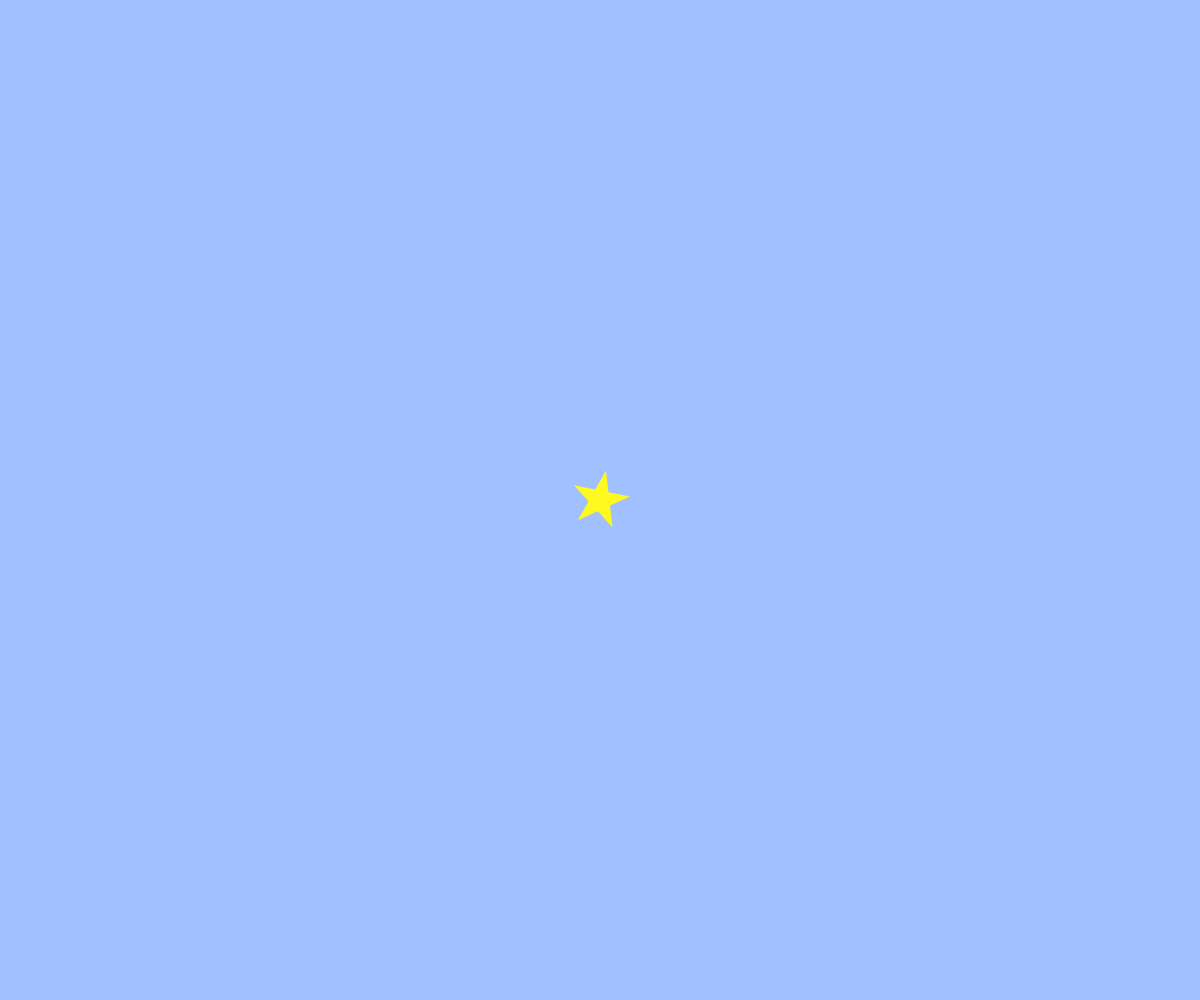
Frame 1 (no input)
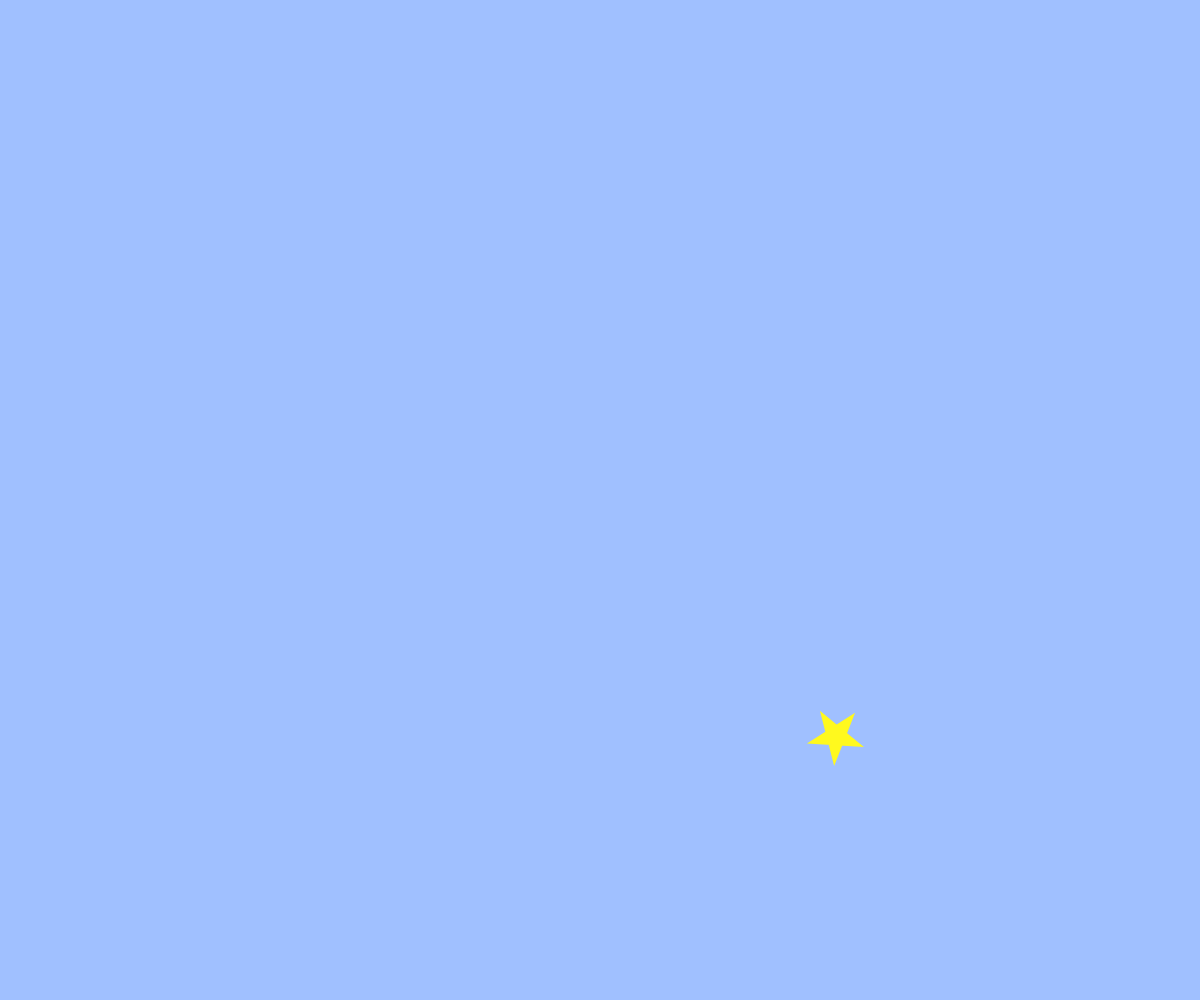
Frame 60 (no input)
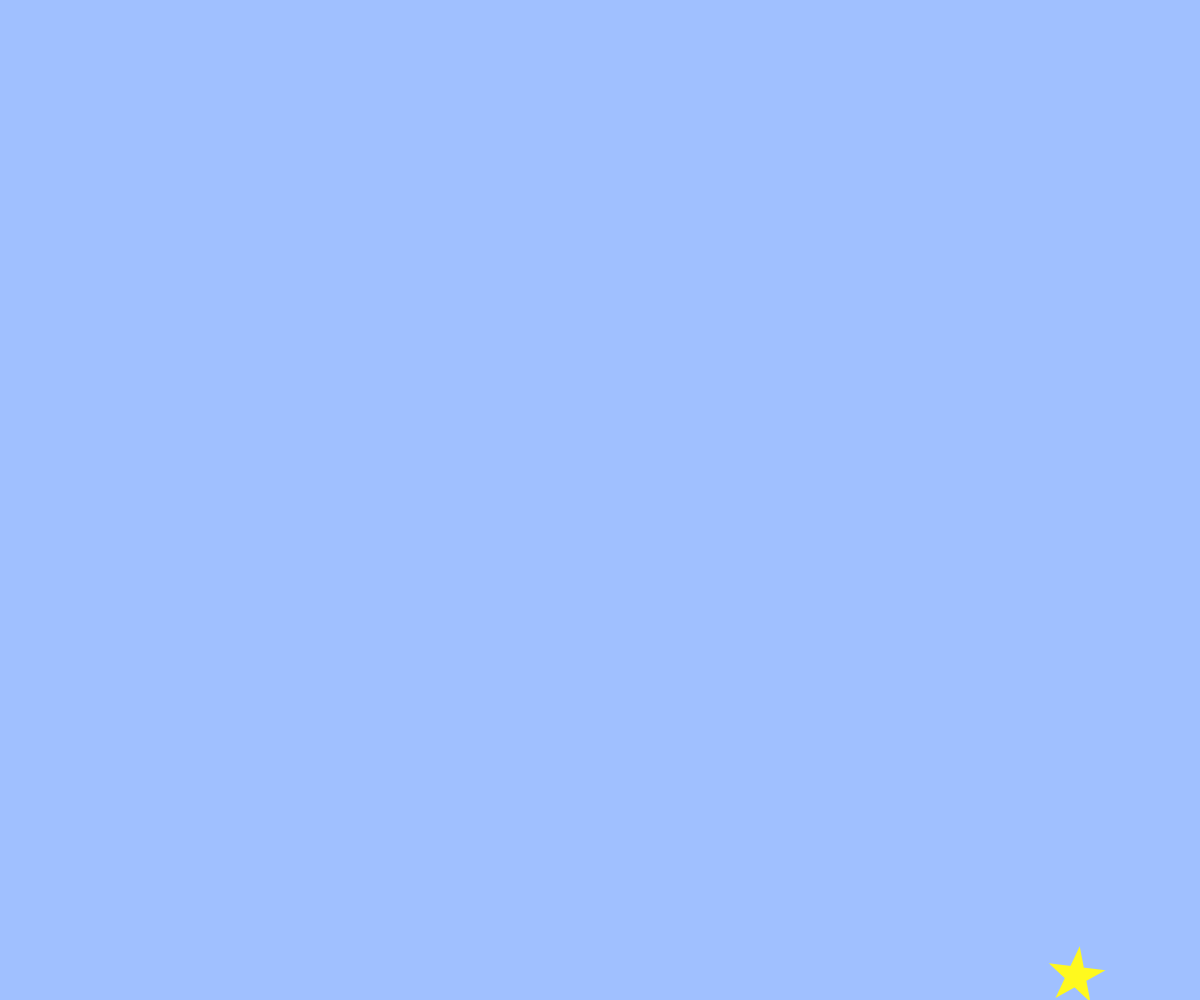
Frame 120 (the mouse pressed at the canvas centre since frame 60)

The p5.js sketch that drew these frames (run headless with seeded random() and noise() and a simulated clock; from frame 60 on, the mouse is pressed at the canvas centre):

// p5.js sketch
// ── sketch.js
// テキスト「アニメーション」
let x, y, vx, vy;

function setup(){
  createCanvas(windowWidth, windowHeight);
  x = width / 2;
  y = height / 2;
  vx = 8;
  vy = 8;
}

function draw(){
  background(160, 192, 255);
  push();
  translate(x,y)
  rotate(frameCount/5.0)
  translate(-x,-y)
  star(x,y,30)
  pop();
  x += 4
  y += 4
  if(x > width){ x = 0; }
  else if(x < 0){ x = width; }
  if(y > height){ y = 0; }
  if(y < 0){ y = height; }
}

function star(cx, cy, r){
  fill(255,249,30);
  noStroke();
  beginShape();
  for(var i = 0; i < 20; i++){
    var theta = TWO_PI * i * 2 / 5 - HALF_PI;
    var x = cx + cos(theta) * r;
    var y = cy + sin(theta) * r;
    vertex(x,y);
  }
  endShape(CLOSE);
}
function mouseClicked(){
  x = mouseX;
  y = mouseY;
}
function mouseWheel(){
  x -= 10
  y -= 10
}

function windowResized(){
  resizeCanvas(windowWidth, windowHeight);
}
